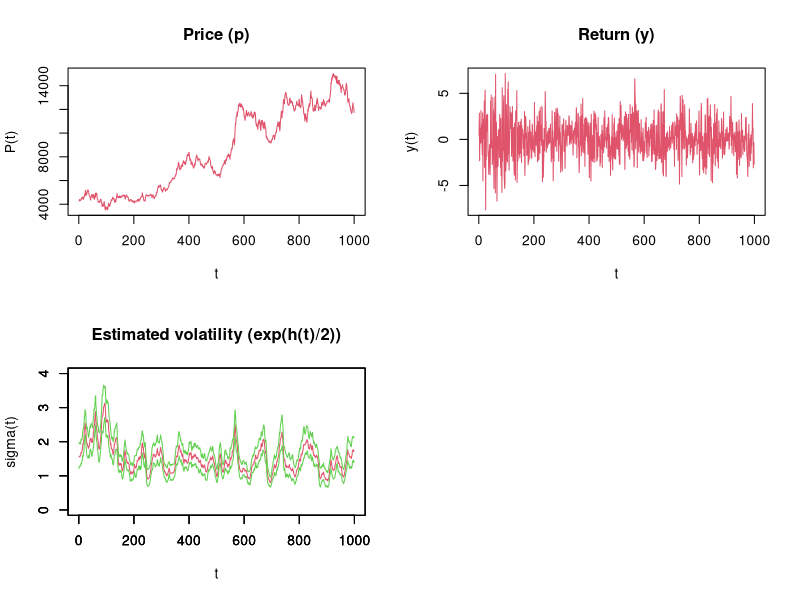
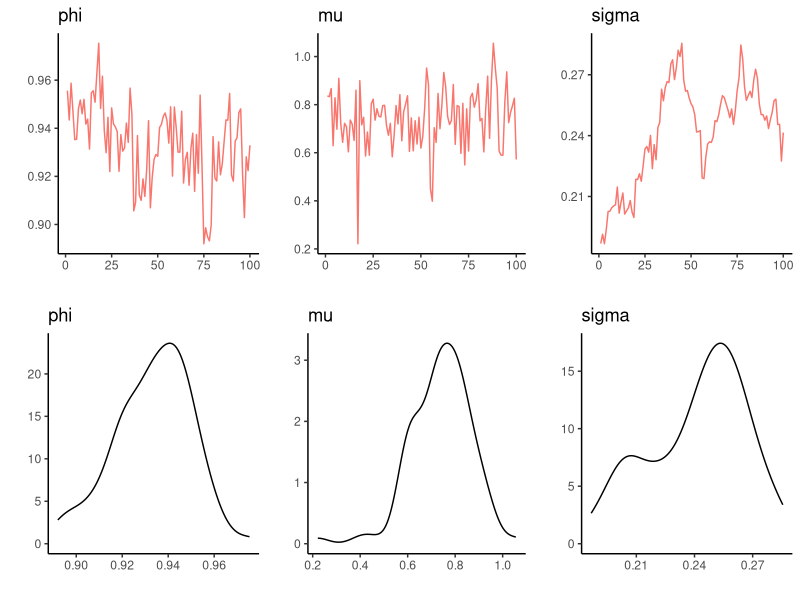

These figures' R source, in order:
##
##  MCMC algorithm: Mixture sampler
##  for stochastic volatility model
##
##  y(t) = exp(h(t)/2)*z(t), z(t) ~ N(0, 1)
##  h(t+1) = mu + phi*(h(t) - mu) + eta(t)
##  eta(t) ~ N(0, sigma^2)
##  h(1) ~ N(mu, sigma^2/(1-phi^2))
##

##--- initial setup ---##
rm(list=ls())
gc()
gc()
library(ggplot2)
library(gridExtra)
tic.time <- proc.time()
set.seed(1)


##--- load data ---##

vp <- as.matrix(read.csv("lecture10_data.csv"))      # price data

nsp <- length(vp)      # sample size for original price series
vlp <- log(vp)         # log price

vy <- (vlp[2:nsp] - vlp[1:(nsp-1)]) * 100    # compute return

ns <- length(vy)       # the number of samples

# cat(log(var(vy)))    # sample variance


##--- priors ---##

da0 <- 20     # (phi+1)/2 ~ Beta(a0, b0)
db0 <- 1.5

dm0 <- 1      # mu ~ N(mu0, v0^2)
dv0 <- 1

dn0 <- 4      # sigma^2 ~ IG(n0/2, S0/2)
dS0 <- 0.4


##--- normal mixture (Omori et al. 2007) ---##

nK <- 10
vpj <- c(  .22715,  .20674,   .18842,  .13057,    .12047,
           .05591,  .04775,   .01575,  .00609,    .00115)
vmj <- c(  .85173,  .02266, -1.97278,  .73504,  -3.46788,
         -5.55246, 1.34744, -8.68384, 1.92677, -14.65)
vvj <- c(  .62699,  .40611,   .98583,  .26768,   1.57469,
          2.54498,  .17788,  4.16591,  .11265,   7.33342)

mpj <- matrix(1, ns, 1) %*% vpj  # covert to matrix form
mmj <- matrix(1, ns, 1) %*% vmj
mvj <- matrix(1, ns, 1) %*% vvj


##--- set variables ----##

dphi <- 0.95  # initial phi
dmu  <- 1     # initial mu
dsig <- 0.2   # initial sigma

vya <- log(vy^2 + 10^-7)        # add small constant
vh <- matrix(1, ns, 1) * dmu
vs <- matrix(0, ns, 1)

vxt <- vpt <- vnt <- vFt <- vLt <- veta <- matrix(0, ns, 1)


##-- set sampling option --##

nsim  <- 100                  # the number of iterations
nburn <- 0.1 * nsim             # burn-in period
npmt  <- 3                      # the number of parameters
msamp <- matrix(0, nsim, npmt)  # store box
vsamph <- vsamphs <- matrix(0, ns, 1)

##-- MCMC sampling --##

cat('\n## Iteration:\n')

##----------------- S A M P L I N G   S T A R T ----------------##

for(m_k in (-nburn+1):nsim){

  ##--- sampling s ---##

  mlp <- log(mpj) - 0.5 * log(mvj) - 0.5 * (
           matrix((vya - vh), ns, nK) - mmj )^2 / mvj

  mp <- exp(mlp)

  vpsum <- rowSums(mp)
  mpcum <- t(apply(mp, 1, cumsum)) / matrix(vpsum, ns, nK)
  vs <- rowSums(mpcum - matrix(runif(ns), ns, nK) < 0) + 1

  vmt <- vmj[vs]
  vvt <- vvj[vs]


  ##--- sampling h ---##

  ## Kalman filter
  vxt[1] <- dmu                     # x(1|0)
  vpt[1] <- dsig^2 / (1 - dphi^2)   # P(1|0)

  for (t in 1:ns) {
    vnt[t] <- vya[t] - vmt[t] - vxt[t]     # nu(t)
    vFt[t] <- vpt[t] + vvt[t]              # F(t)
    vLt[t] <- dphi * (1 - vpt[t] / vFt[t]) # L(t)

    dxtu <- vxt[t] + vpt[t] * vnt[t] / vFt[t]  # update: x(t|t)
    dptu <- vpt[t] - vpt[t]^2 / vFt[t]         # update: P(t|t)

    if (t < ns) {
      vxt[t+1] <- (1 - dphi) * dmu + dphi * dxtu  # forecast: x(t+1|t)
      vpt[t+1] <- dphi^2 * dptu + dsig^2          # forecast: P(t+1|t)
    }
  }

  ## Simulation smoother
  dr <- dU <- 0
  for (t in ns:1) {
    dC <- dsig^2 * (1 - dsig^2 * dU)
    deps <- sqrt(dC) * rnorm(1)
    veta[t] <- dsig^2 * dr + deps
    dV <- dsig^2 * dU * vLt[t]

    dr <- vnt[t] / vFt[t] + vLt[t] * dr - dV * deps / dC
    dU <- 1 / vFt[t] + vLt[t]^2 * dU + dV^2 / dC
  }

  ## compute h
  dC <- dsig^2 / (1 - dphi^2) * (1 - dsig^2 / (1 - dphi^2) * dU)
  deps <- sqrt(dC) * rnorm(1)
  vh[1] <- dmu + dsig^2 / (1 - dphi^2) * dr + deps
  for (t in 1:(ns-1)) {
    vh[t+1] <- dmu + dphi * (vh[t] - dmu) + veta[t]
  }


  ##--- sampling phi ---##

  vhb <- vh - dmu

  dsum <- sum(vhb[1:ns-1]^2)
  dphh <- sum(vhb[1:ns-1] * vhb[2:ns]) / dsum
  dlam <- dsig / sqrt(dsum)

  dphio <- dphi
  dphin <- 1
  while (abs(dphin) >= 1) {
    dphin <- dphh + dlam * rnorm(1)
  }
  dlpn <- (da0 - 1) * log(dphin + 1) + (db0 - 1) * log(-dphin + 1) +
          0.5 * log(1 - dphin^2) -
          0.5 * (1 - dphin^2) * vhb[1]^2 / dsig^2
  dlpo <- (da0 - 1) * log(dphio + 1) + (db0 - 1) * log(-dphio + 1) +
          0.5 * log(1 - dphio^2) -
          0.5 * (1 - dphio^2) * vhb[1]^2 / dsig^2
  dfrac <- exp(dlpn - dlpo)

  if (runif(1) < dfrac) {
    dphi <- dphin
  }

  ##--- sampling mu ---##

  dvh <- 1 / sqrt(1 / dv0^2 +
                    ( (1 - dphi^2) + (ns-1) * (1 - dphi)^2) / dsig^2 )
  dmh <- dvh^2 * (dm0 / dv0^2 +
                    ( (1 - dphi^2) * vh[1] +
                      (1 - dphi) * sum(vh[2:ns] - dphi*vh[1:ns-1])) / dsig^2)

  dmu <- dmh + dvh * rnorm(1)


  ##--- sampling sigma ----##

  vhb <- vh - dmu

  dnh <- dn0 + ns
  dSh <- dS0 + (1 - dphi^2) * vhb[1]^2 +
             sum((vhb[2:ns] - dphi*vhb[1:ns-1])^2)

  dsig <- 1 / sqrt(rgamma(1, dnh/2, dSh/2))


  ##-- storing sample --##

  if(m_k >= 1){
    msamp[m_k, ] <- cbind(dphi, dmu, dsig)
    vsamph  <- vsamph  + vh
    vsamphs <- vsamphs + vh^2
  }

  if((m_k %% 100) == 0) cat(m_k, '\n')

}
##------------------- S A M P L I N G   E N D ------------------##

##-- output result --##

## MCMC sample

vmean <- colMeans(msamp)
vstdv <- sqrt(colMeans(msamp^2) - vmean^2)
vlowq <- vuppq <- matrix(0, 1, npmt)
for (i in 1:npmt) {
  vlowq[i] <- quantile(msamp[, i], .025, type=1)
  vuppq[i] <- quantile(msamp[, i], .975, type=1)
}

message('\n[MCMC sampling result]')
cat('Iteration: ', sprintf('%i', nsim))

message('\n\nPosterior mean (stdev) [2.5%, 97.5%]')
cat('phi =', sprintf('%.4f', vmean[1]))
cat(' (', sprintf('%.4f', vstdv[1]), ')')
cat(' [', sprintf('%.4f', vlowq[1]), ',', sprintf('%.4f', vuppq[1]), ']\n')
cat('mu  =', sprintf('%.4f', vmean[2]))
cat(' (', sprintf('%.4f', vstdv[2]), ')')
cat(' [', sprintf('%.4f', vlowq[2]), ',', sprintf('%.4f', vuppq[2]), ']\n')
cat('sig =', sprintf('%.4f', vmean[3]))
cat(' (', sprintf('%.4f', vstdv[3]), ')')
cat(' [', sprintf('%.4f', vlowq[3]), ',', sprintf('%.4f', vuppq[3]), ']\n')

fTsvar <- function(vx, iBm){
  ns <- length(vx)
  vz <- c(1 : ns)
  for (i in 1:ns) {
    lm.x <- lm(vx ~ vz)
    ar.x <- ar(vx, aic = TRUE)
    dsp <- ar.x$var.pred / (1 - sum(ar.x$ar))^2
  }
  return(dsp)
}

fGeweke <- function(vx, iBm) {
  ns <- length(vx)
  n1 <- floor(0.1 * ns)
  n2 <- floor(0.5 * ns)
  vx1 <- vx[1:n1]
  vx2 <- vx[(ns-n2+1):ns]
  dx1m <- mean(vx1)
  dx2m <- mean(vx2)
  dx1v <- fTsvar(vx1)
  dx2v <- fTsvar(vx2)
  dz <- (dx1m - dx2m) / sqrt(dx1v / n1 + dx2v / n2)

  return(2 * (1 - pnorm(abs(dz))))
}

vGw <- matrix(0, npmt, 1)
for (i in 1:npmt) {
  vGw[i] <- fGeweke(msamp[, i])
}

message('\nGeweke statistics (p-value)')
cat('phi:', sprintf('%.3f', vGw[1]), '\n')
cat('mu :', sprintf('%.3f', vGw[2]), '\n')
cat('sig:', sprintf('%.3f', vGw[3]), '\n')

## volatility
vsamph  <- vsamph / nsim
vsamphs <- sqrt(vsamphs / nsim - vsamph^2)
vsampl  <- vsamph - vsamphs
vsampu  <- vsamph + vsamphs

vylim <- c(floor(min(exp(vsampl/2))),
           ceiling(max(exp(vsampu/2))))

dev.new()
par(mfrow = c(2, 2))
plot(vp, type='l',
     col='2', main='Price (p)',
     xlab='t', ylab='P(t)')
plot(vy, type='l',
     col='2', main='Return (y)',
     xlab='t', ylab='y(t)')
plot(exp(vsamph/2), type='l',
     xlim=c(1, ns), ylim=vylim, 
     col='2', main='Estimated volatility (exp(h(t)/2))',
     xlab='t', ylab='sigma(t)')
par(new=T)
plot(exp(vsampl/2), type="l", col=3, lty=1,
     xlim=c(1, ns), ylim=vylim, ann=F)
par(new=T)
plot(exp(vsampu/2), type="l", col=3, lty=1,
     xlim=c(1, ns), ylim=vylim, ann=F)


## MCMC path

# function: plotline draws line plot
plotline <- function(vy, sname){

  df.out <- data.frame(n = 1:length(vy), ydata = vy)
  plot.out <-
    ggplot(df.out, aes(x=n, y=ydata, colour="red")) +
    geom_line() +
    guides(colour="none") +
    labs(x ="", y ="", title = sname) +
    theme_classic()

  return(plot.out)
}

plot.pb1 <- plotline(msamp[, 1], "phi")
plot.pb2 <- plotline(msamp[, 2], "mu")
plot.pb3 <- plotline(msamp[, 3], "sigma")

## posterior distribution

## function: plotdensity draws density plot
plotdensity <- function(vx, sname){

  df.out <- data.frame(xdata = vx)
  plot.out <-
    ggplot(df.out, aes(x=xdata)) +
    geom_line(stat = "density") +
    expand_limits(y=0) +
    theme(legend.position = 'none') +
    labs(x="", y="", title = sname) +
    theme_classic()

  return(plot.out)
}

plot.db1 <- plotdensity(msamp[, 1], "phi")
plot.db2 <- plotdensity(msamp[, 2], "mu")
plot.db3 <- plotdensity(msamp[, 3], "sigma")

dev.new()
plot.all <-
  grid.arrange(plot.pb1, plot.pb2, plot.pb3,
               plot.db1, plot.db2, plot.db3,
               ncol = 3)

##-- run time --##

total.time <- proc.time() - tic.time
message('\nTime(s): ', round(total.time[3], 1))